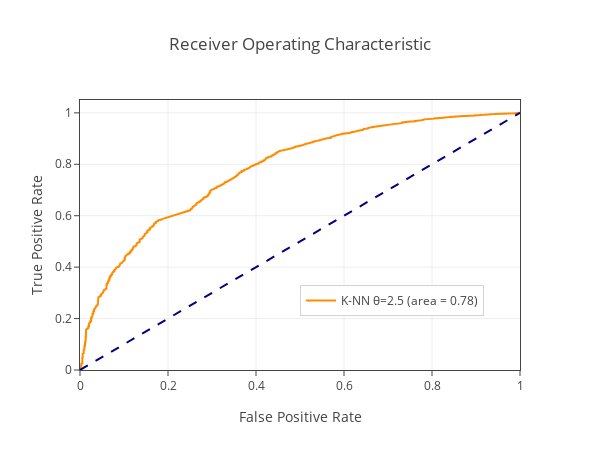
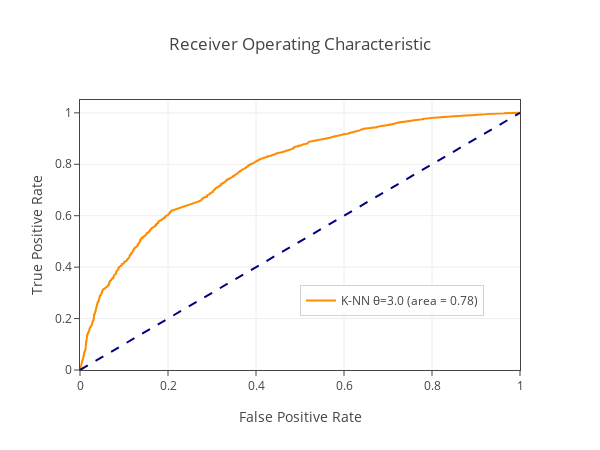
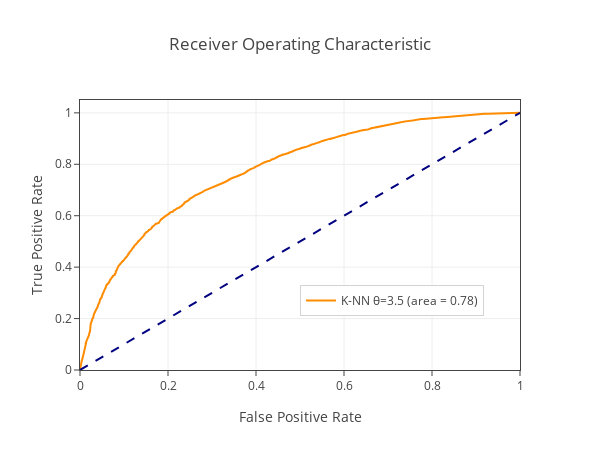
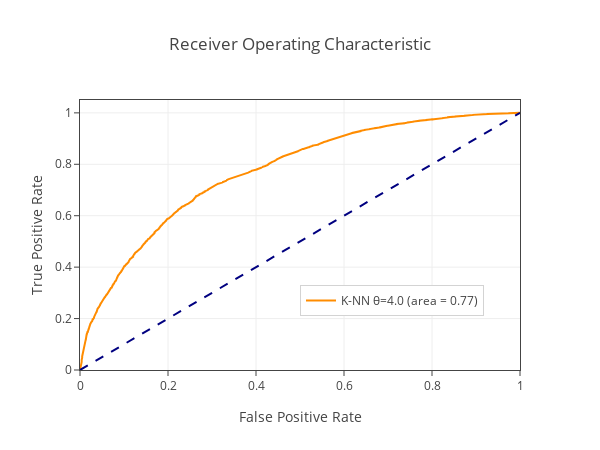

Notebook cell for these charts, in order:
### Code cell
import pandas as pd
from surprise.model_selection import train_test_split
from collections import namedtuple
from sklearn import metrics
from surprise import KNNWithMeans
import numpy as np
from surprise import KNNWithMeans
from surprise.model_selection import cross_validate

sim_options = {'name': 'pearson', 'user_based': True}
k_best = 20
threshold = [2.5, 3, 3.5, 4]
kNN_threshold_3_fpr = None
kNN_threshold_3_tpr = None

#savedStdout = sys.stdout
for theta in threshold:
    # load using pandas
    df = pd.read_csv('./ml-latest-small/ratings.csv')
    # df['rating'] = df['rating'].apply(lambda x: 0 if x < theta else 1)
    reader = Reader(rating_scale=(0.5, 5))
    data = Dataset.load_from_df(df[['userId', 'movieId', 'rating']], reader)

    # split into train set and test set
    trainset, testset = train_test_split(data, test_size=.1)

    algo = KNNWithMeans(k=k_best, sim_options=sim_options)
    algo.fit(trainset)
    predictions = algo.test(testset)
    #sys.stdout.flush()
    #sys.stdout = savedStdout

    trues = [0 if getattr(row, 'r_ui') < theta else 1 for row in predictions]
    scores = [getattr(row, 'est') for row in predictions]
    fpr, tpr, thresholds = metrics.roc_curve(trues, scores)
    if theta == 3:
        kNN_threshold_3_fpr = fpr
        kNN_threshold_3_tpr = tpr
    roc_auc = metrics.auc(fpr, tpr)

    name = 'K-NN θ=%.1f (area = %0.2f)' % (theta, roc_auc)
    draw_curve(fpr, tpr, name, ROC=True)

### Figure 1 — Plotly figure (JSON) as saved in the notebook; plotly's stock layout.template omitted (floating-point values rounded to 4 significant figures; data arrays with more than 128 entries replaced by an {"elided": "..."} marker saying what was removed)
{"data": [{"line": {"color": "darkorange", "width": 2}, "mode": "lines", "name": "K-NN θ=2.5 (area = 0.78)", "type": "scatter", "uid": "b15bc52f-6773-42c5-b360-9ed4a5ffac8b", "x": {"elided": "1813 float values"}, "y": {"elided": "1813 float values"}}, {"line": {"color": "navy", "dash": "dash", "width": 2}, "mode": "lines", "showlegend": false, "type": "scatter", "uid": "965d4721-5eaa-4c4c-92a1-e26bde6b560d", "x": [0, 1], "y": [0, 1]}], "layout": {"autosize": false, "height": 450, "legend": {"bordercolor": "#D3D3D3", "borderwidth": 1, "x": 0.5, "y": 0.2}, "title": {"text": "Receiver Operating Characteristic"}, "width": 600, "xaxis": {"linewidth": 1, "mirror": true, "ticks": "outside", "title": {"text": "False Positive Rate"}}, "yaxis": {"linewidth": 1, "mirror": true, "range": [0, 1.05], "ticks": "outside", "title": {"text": "True Positive Rate"}}}}

### Figure 2 — Plotly figure (JSON) as saved in the notebook; plotly's stock layout.template omitted (floating-point values rounded to 4 significant figures; data arrays with more than 128 entries replaced by an {"elided": "..."} marker saying what was removed)
{"data": [{"line": {"color": "darkorange", "width": 2}, "mode": "lines", "name": "K-NN θ=3.0 (area = 0.78)", "type": "scatter", "uid": "3ee2d9fc-c5d4-4d6f-b740-edd492b5863c", "x": {"elided": "2374 float values"}, "y": {"elided": "2374 float values"}}, {"line": {"color": "navy", "dash": "dash", "width": 2}, "mode": "lines", "showlegend": false, "type": "scatter", "uid": "a08b82b9-86e9-42e3-8c0d-ff8967f8fe5d", "x": [0, 1], "y": [0, 1]}], "layout": {"autosize": false, "height": 450, "legend": {"bordercolor": "#D3D3D3", "borderwidth": 1, "x": 0.5, "y": 0.2}, "title": {"text": "Receiver Operating Characteristic"}, "width": 600, "xaxis": {"linewidth": 1, "mirror": true, "ticks": "outside", "title": {"text": "False Positive Rate"}}, "yaxis": {"linewidth": 1, "mirror": true, "range": [0, 1.05], "ticks": "outside", "title": {"text": "True Positive Rate"}}}}

### Figure 3 — Plotly figure (JSON) as saved in the notebook; plotly's stock layout.template omitted (floating-point values rounded to 4 significant figures; data arrays with more than 128 entries replaced by an {"elided": "..."} marker saying what was removed)
{"data": [{"line": {"color": "darkorange", "width": 2}, "mode": "lines", "name": "K-NN θ=3.5 (area = 0.78)", "type": "scatter", "uid": "28163b74-0bbf-4381-ad5a-769133effeb4", "x": {"elided": "3457 float values"}, "y": {"elided": "3457 float values"}}, {"line": {"color": "navy", "dash": "dash", "width": 2}, "mode": "lines", "showlegend": false, "type": "scatter", "uid": "6228ae81-be68-4f4a-8c32-11e3604b9328", "x": [0, 1], "y": [0, 1]}], "layout": {"autosize": false, "height": 450, "legend": {"bordercolor": "#D3D3D3", "borderwidth": 1, "x": 0.5, "y": 0.2}, "title": {"text": "Receiver Operating Characteristic"}, "width": 600, "xaxis": {"linewidth": 1, "mirror": true, "ticks": "outside", "title": {"text": "False Positive Rate"}}, "yaxis": {"linewidth": 1, "mirror": true, "range": [0, 1.05], "ticks": "outside", "title": {"text": "True Positive Rate"}}}}

### Figure 4 — Plotly figure (JSON) as saved in the notebook; plotly's stock layout.template omitted (floating-point values rounded to 4 significant figures; data arrays with more than 128 entries replaced by an {"elided": "..."} marker saying what was removed)
{"data": [{"line": {"color": "darkorange", "width": 2}, "mode": "lines", "name": "K-NN θ=4.0 (area = 0.77)", "type": "scatter", "uid": "bc23a91b-f36d-46e7-8be5-ef4f0ef70ace", "x": {"elided": "3758 float values"}, "y": {"elided": "3758 float values"}}, {"line": {"color": "navy", "dash": "dash", "width": 2}, "mode": "lines", "showlegend": false, "type": "scatter", "uid": "f6c503d4-c0f6-485c-ae88-a5d146c383a9", "x": [0, 1], "y": [0, 1]}], "layout": {"autosize": false, "height": 450, "legend": {"bordercolor": "#D3D3D3", "borderwidth": 1, "x": 0.5, "y": 0.2}, "title": {"text": "Receiver Operating Characteristic"}, "width": 600, "xaxis": {"linewidth": 1, "mirror": true, "ticks": "outside", "title": {"text": "False Positive Rate"}}, "yaxis": {"linewidth": 1, "mirror": true, "range": [0, 1.05], "ticks": "outside", "title": {"text": "True Positive Rate"}}}}
